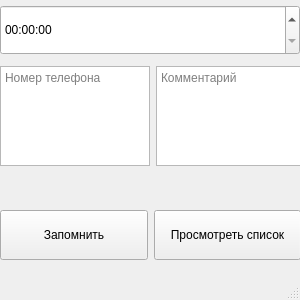
<?xml version="1.0" encoding="UTF-8"?>
<ui version="4.0">
 <class>MainWindow</class>
 <widget class="QMainWindow" name="MainWindow">
  <property name="geometry">
   <rect>
    <x>0</x>
    <y>0</y>
    <width>300</width>
    <height>300</height>
   </rect>
  </property>
  <property name="windowTitle">
   <string>Comic Call Reminder</string>
  </property>
  <widget class="QWidget" name="centralwidget">
   <widget class="QWidget" name="formLayoutWidget">
    <property name="geometry">
     <rect>
      <x>0</x>
      <y>0</y>
      <width>302</width>
      <height>171</height>
     </rect>
    </property>
    <layout class="QFormLayout" name="formLayout">
     <item row="0" column="0" colspan="2">
      <widget class="QTimeEdit" name="timeEdit">
       <property name="minimumSize">
        <size>
         <width>300</width>
         <height>50</height>
        </size>
       </property>
       <property name="maximumSize">
        <size>
         <width>100</width>
         <height>50</height>
        </size>
       </property>
      </widget>
     </item>
     <item row="1" column="0">
      <widget class="QTextEdit" name="numberTextEdit">
       <property name="maximumSize">
        <size>
         <width>150</width>
         <height>100</height>
        </size>
       </property>
       <property name="placeholderText">
        <string>Номер телефона</string>
       </property>
      </widget>
     </item>
     <item row="1" column="1">
      <widget class="QTextEdit" name="commentTextEdit">
       <property name="maximumSize">
        <size>
         <width>150</width>
         <height>100</height>
        </size>
       </property>
       <property name="placeholderText">
        <string>Комментарий</string>
       </property>
      </widget>
     </item>
    </layout>
   </widget>
   <widget class="QWidget" name="horizontalLayoutWidget">
    <property name="geometry">
     <rect>
      <x>0</x>
      <y>170</y>
      <width>301</width>
      <height>131</height>
     </rect>
    </property>
    <layout class="QHBoxLayout" name="horizontalLayout">
     <item>
      <widget class="QPushButton" name="pushButton">
       <property name="minimumSize">
        <size>
         <width>100</width>
         <height>50</height>
        </size>
       </property>
       <property name="text">
        <string>Запомнить</string>
       </property>
      </widget>
     </item>
     <item>
      <widget class="QPushButton" name="showButton">
       <property name="minimumSize">
        <size>
         <width>0</width>
         <height>50</height>
        </size>
       </property>
       <property name="text">
        <string>Просмотреть список</string>
       </property>
      </widget>
     </item>
    </layout>
   </widget>
  </widget>
  <widget class="QStatusBar" name="statusbar"/>
 </widget>
 <resources/>
 <connections/>
</ui>
